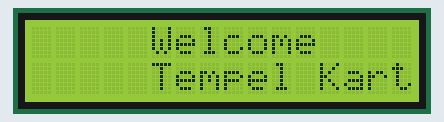
Recording of a sketch running on a simulated Arduino Uno, built with avr-gcc and run on an emulated ATmega328P. Shown: 16×2 character LCD.

Above: at 0.1 s.
At 1.2 s:
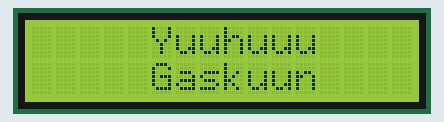

The sketch:

sketch_nov09c.ino
```cpp
//Download Library LiquidCrystal_I2C
#include <LiquidCrystal_I2C.h>

//Inisialisasi pembuatan variable
  LiquidCrystal_I2C lcd(0x27, 16, 2);
void setup() {
//Menentukan Fungsionalitas dari PIN pada Microcontroller
  Serial.begin(115200); //baudrate yang digunakan untuk komunikasi microcontroller dengan komputer
  lcd.begin();
  }
void loop() {
  //Program yang akan dijalankan berulang-ulang
  lcd.clear(); //Untuk Menghapus karakter pada LCD
  lcd.setCursor(5,0); lcd.print("Welcome ");
  lcd.setCursor(5,1); lcd.print("Tempel Kartu");
  delay(1000); //Jeda waktu perulagan seama 1000 mili detik

  lcd.clear(); //Untuk Menghapus karakter pada LCD
  lcd.setCursor(5,0); lcd.print("Yuuhuuu ");
  lcd.setCursor(5,1); lcd.print("Gaskuun ");
  delay(1000); //Jeda waktu perulagan seama 1000 mili detik
}
```

Measured:
- what the display in image 1 shows lasts 1.0 s, from 1.1 s to 2.1 s
